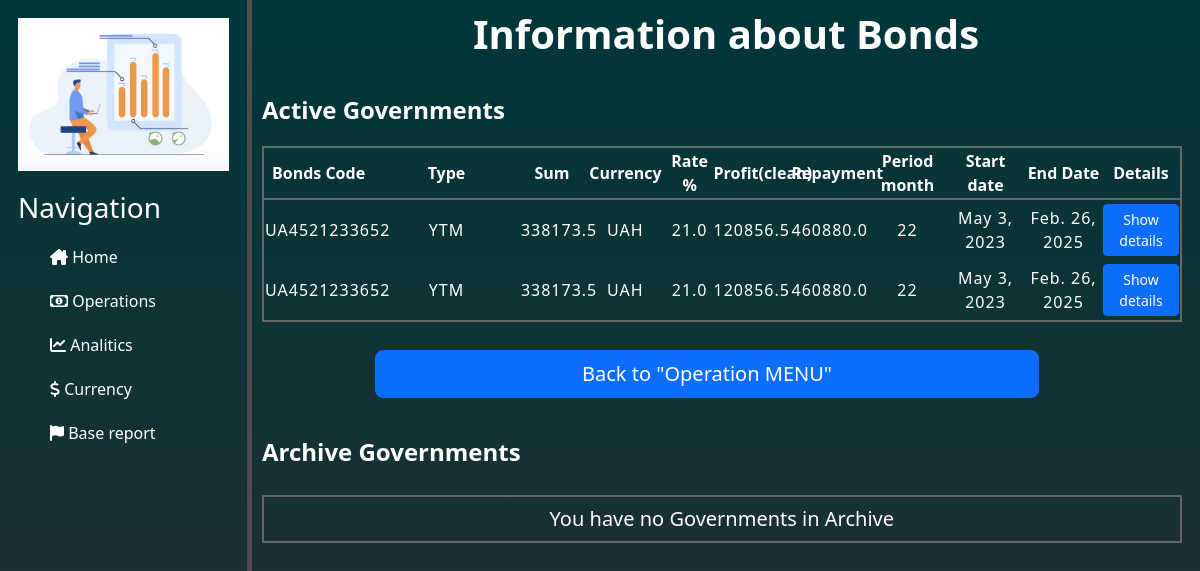
The app's page /governments/general_information_on_governments, older data.
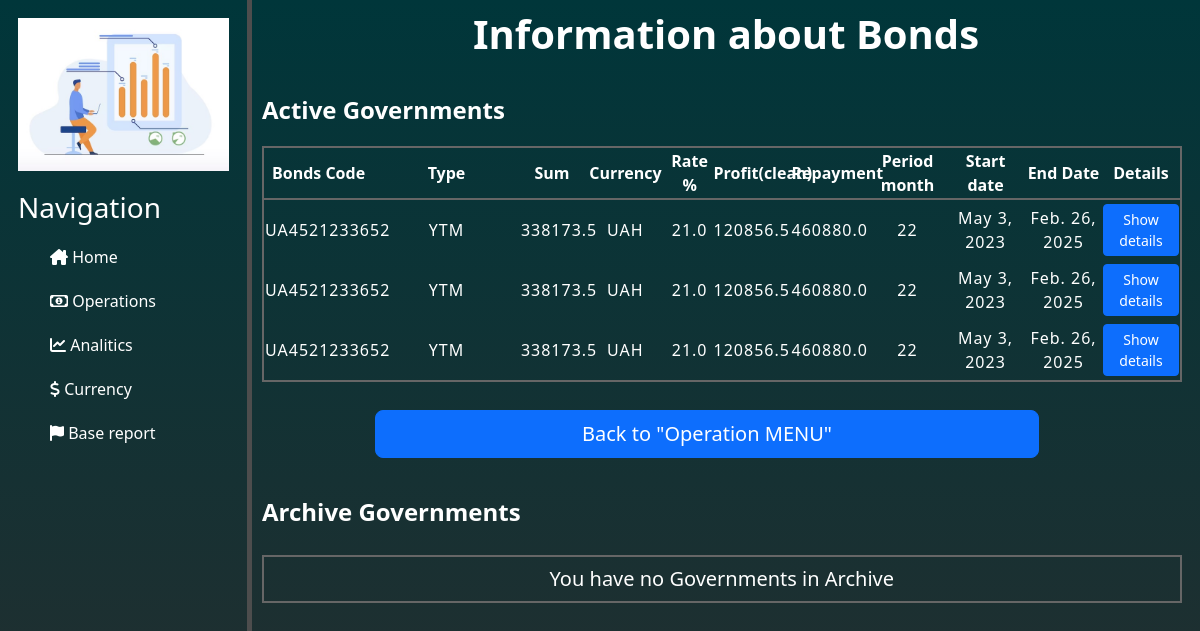
The same page, newer data.
### governments/models.py (models this page shows)
class Governments(BaseTableForProducts):
    class Meta:
        db_table = 'governments'
    type_gv = models.CharField(null=False, max_length=3, blank=False, choices=select_type_gv)    # Тип ОВДП = YTM/SIM
    coupons = models.IntegerField()               # Кількість придбаних купонів
    coupons_nominal_cost = models.FloatField()    # Номінальна вартість купона
    coupons_current_cost = models.FloatField()    # Фактична(по якій придбав) купон
    bonds_repayment_nominal = models.FloatField() # Загальна виплата по ОВДП згідно номіналу (купони + %)
    bonds_expenses = models.FloatField()          # Витрати на обслуговування ОВДП

class GovernmentExtendedIndicators(models.Model):
    class Meta:
        db_table = 'governments_extended_indicators'
    current_rate = models.FloatField()
    bonds_nominal_profit = models.FloatField()    # Номінальний дохід
    bonds_income = models.FloatField()
    coupons_cost_difference = models.FloatField() # Різниця вартості купонів між номінальною і фактичною.
    coupons_profit = models.FloatField()          # Купонний дохід/збиток
    government = models.ForeignKey(Governments, on_delete=models.CASCADE,
                                   related_name='governments_extended_indicators')

### governments/views.py (the view)
# urls.py: path('general_information_on_governments', views.general_information_on_governments, name='general_information_on_governments'),
def general_information_on_governments(request):
    active_governments = Governments.objects.filter(end_date__gt=date.today())
    governments_in_archive = Governments.objects.filter(end_date__lt=date.today())
    return render(request, 'governments/general_information_on_governments.html',
                  {'active_governments': active_governments,
                   'archive_governments': governments_in_archive,
                   })

### governments/templates/governments/general_information_on_governments.html (shortened to what the changed rows need)
{% extends 'main/layout.html' %}
{% block content %}
    <div class="block_information_about_deposits">
        <div class="title">
                <h1><b> Information about Bonds </b></h1>
        </div>
        {% if active_governments %}
            <div class="block_active_governments">
                <table class="table_for_deposits">
                    <tr>
                        <th> Bonds Code </th>
                        <th> Type </th>
                        <th> Sum </th>
                        <th> Currency </th>
                        <th> Rate % </th>
                        <th> Profit(clean) </th>
                        <th> Repayment </th>
                        <th> Period month </th>
                        <th> Start date </th>
                        <th> End Date </th>
                        <th> Details </th>
                    </tr>
                    {% for bond in active_governments %}
                        <tr>
                            <td> {{ bond.name }}    </td>
                            <td> {{ bond.type_gv }} </td>
                            <td> {{ bond.sum }}     </td>
                            <td> {{ bond.currency }} </td>
                            <td> {{ bond.rate }}     </td>
                            {% for indicator in bond.governments_extended_indicators.all %}
                                <td> {{ indicator.bonds_income }}   </td>
                            {% endfor %}
                            <td> {{ bond.bonds_repayment_nominal }} </td>
                            <td> {{ bond.period }}     </td>
                            <td> {{ bond.start_date }} </td>
                            <td> {{ bond.end_date }}   </td>
                            <td> <button type="button" class="btn btn-primary btn-sm btn-show-details"
                                         onclick="window.location.href =
                                                 '{% url 'government_details' government_id=bond.id %}'"> Show details
                                  </button>
                            </td>
                        </tr>
                    {% endfor %}
                </table>
            </div>
        {% else %}
            <div class="block_empty_deposits">
                <h4><b> Active Governments </b></h4>
                <h5> You have no active Governments </h5>
            </div>
        {% endif %}
    </div>
{% endblock %}

Row changes from the older to the newer data that the page shows:
added Governments: name "UA4521233652", type_gv "YTM", sum "338173.5", currency "UAH", rate "21.0", bonds_repayment_nominal "460880.0", period "22", start_date "May 3, 2023", end_date "Feb. 26, 2025"
added GovernmentExtendedIndicators: bonds_income "120856.5", shown under "UA4521233652"
